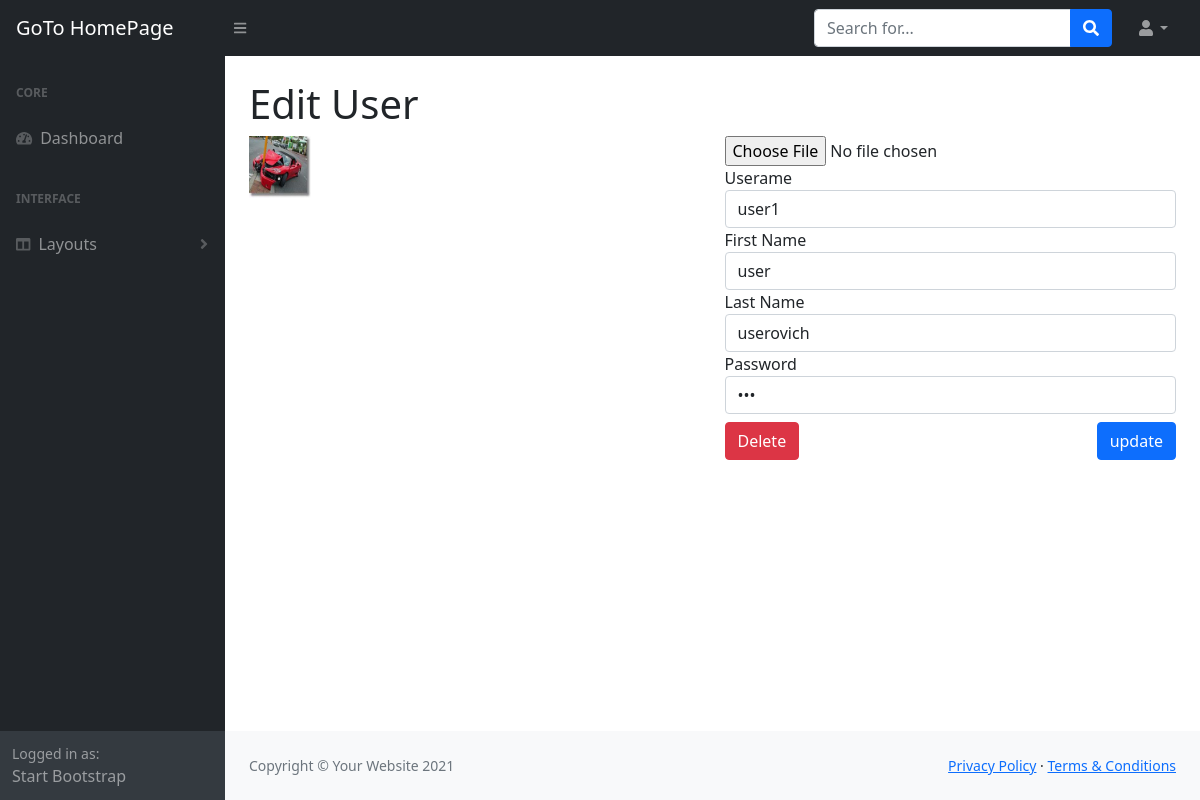
The page /admin/edit_user.php?id=7 (signed in) on the database its author committed.
### tables this page shows
CREATE TABLE `users` (
  `id` int(11) NOT NULL,
  `username` varchar(255) NOT NULL,
  `password` varchar(255) NOT NULL,
  `first_name` varchar(255) NOT NULL,
  `last_name` varchar(255) NOT NULL,
  `user_image` varchar(255) NOT NULL
);

### admin/includes/database.php (called while the page is built, shortened)
<?php
class Database
{
   public $connection;
   public function open_db_connection()
   {
      $this->connection = new mysqli(DB_HOST, DB_USER, DB_PASS, DB_NAME);
   }
   public function query($sql)
   {
      $result = $this->connection->query($sql);
      return $result;
   }
}
$database = new Database();

### admin/includes/db_object.php (called while the page is built, shortened)
<?php
class Db_object
{
   public static function find_by_id($id)
   {
      $the_result_array = static::find_by_query("SELECT * FROM " . static::$db_table . " WHERE id = $id LIMIT 1");
      return !empty($the_result_array) ? array_shift($the_result_array) : false;
   }
   public static function find_by_query($sql)
   {
      global $database;
      $result_set = $database->query($sql);
      $the_object_array = array();
      while ($row = mysqli_fetch_array($result_set)) {
         $the_object_array[] = static::instantiation($row);
      }
      return $the_object_array;
   }
   public static function instantiation($the_record)
   {
      $the_object = new $calling_class;
      foreach ($the_record as $property => $value) {
         if ($the_object->has_the_property($property)) {
            $the_object->$property = $value;
         }
      }
      return $the_object;
   }
   private function has_the_property($property)
   {
      $object_properties = get_object_vars($this);
      return array_key_exists($property, $object_properties);
   }
}

### admin/includes/user.php (called while the page is built, shortened)
<?php
class User extends Db_object
{
   public $user_image;
   public $upload_directory = "images";
   public $image_placeholder = "https://via.placeholder.com/400/000000/FFFFFF?Text=image";
   public function image_path_placeholder()
   {
      return (empty($this->user_image) ? $this->image_placeholder : $this->upload_directory . DS . $this->user_image);
   }
}

### admin/edit_user.php (the view, shortened to what this page needs)
<?php include "includes/header.php"; ?>
<?php
$user = User::find_by_id($_GET["id"]);
?>
<?php include "includes/top_nav.php"; ?>
<div id="layoutSidenav">
   <?php include "includes/side_nav.php"; ?>
   <div id="layoutSidenav_content">
      <main>
         <div class="container-fluid px-4">
            <h1 class="mt-4">Edit User</h1>
            <div class="row">
               <div class="col-md-6 user_image_box">
                  <a href="#" data-bs-toggle="modal" data-bs-target="#photo-library"><img src="<?php echo $user->image_path_placeholder(); ?>" alt="" class="img-responsive user_image"></a>
               </div>
               <div class="col-md-6">
                  <form action="" method="POST" enctype="multipart/form-data">
                     <div class="form-group">
                        <input type="file" name="user_image">
                     </div>
                     <div class="form-group">
                        <label for="username">Userame</label>
                        <input type="text" name="username" class="form-control" value="<?php echo $user->username; ?>" required>
                     </div>
                     <div class="form-group">
                        <label for="first_name">First Name</label>
                        <input type="text" name="first_name" value="<?php echo $user->first_name; ?>" class="form-control">
                     </div>
                     <div class="form-group">
                        <label for="last_name">Last Name</label>
                        <input type="text" name="last_name" value="<?php echo $user->last_name; ?>" class="form-control">
                     </div>
                     <div class="form-group">
                        <label for="password">Password</label>
                        <input type="password" name="password" class="form-control" value="<?php echo $user->password; ?>" required>
                     </div>
                     <div class="info-box-update">
                        <a id="user-id" href="delete_user.php?id=<?php echo $user->id; ?>" class="btn btn-danger float-start mt-2">Delete</a>
                        <input type="submit" name="update" value="update" class="btn btn-primary float-end mt-2">
                     </div>
                  </form>
               </div>
            </div>
         </div>
      </main>
      <?php include "includes/sub_footer.php"; ?>
   </div>
</div>
<?php include "includes/footer.php"; ?>

### admin/css/gallery.css (style rules this page uses)
.user_image { width: 62px; height: 62px; }

### rows shown on the page
users: user_image (picture), username "user1", first_name "user", last_name "userovich"
